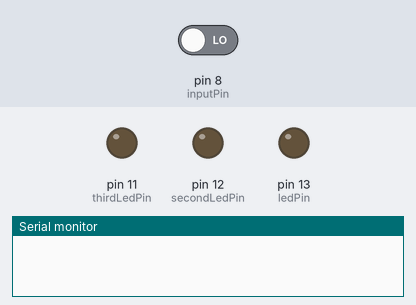
Simulated run of this sketch. Board: Arduino Uno, built with avr-gcc and run on an emulated ATmega328P. Shown: output pins drawn as LEDs (lit = HIGH), the last lines printed to the serial monitor. The test bench sets the inputs (shaded band); at power-on: pin 8 (inputPin) LOW.

Above: at 1.2 s.
1.3 s: pin 8 (inputPin) driven HIGH
At 1.8 s:
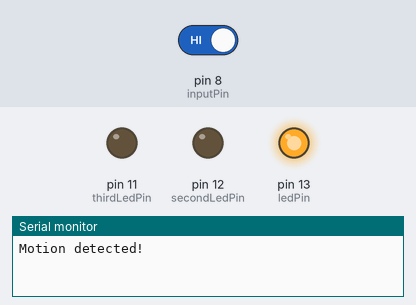
At 4.5 s:
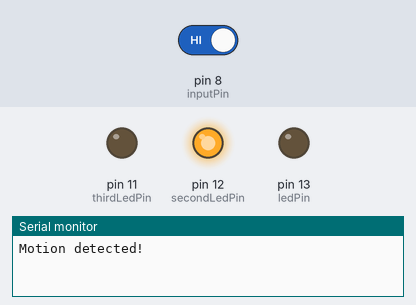
Timing chart, 0 to 12.8 s (numbered marks = the images above; inputs shaded):
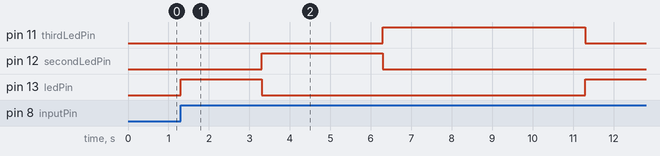

Measured:
- after the input at 1.3 s, pin 11 (thirdLedPin): LOW → HIGH after 5.0 s, → LOW 5.0 s later; pin 12 (secondLedPin): LOW → HIGH after 2.0 s, → LOW 3.0 s later; pin 13 (ledPin): LOW → HIGH at once, → LOW 2.0 s later, → HIGH 8.0 s later

The sketch:

secondmotion.ino
```cpp
#include<unistd.h>

int ledPin=13;
int inputPin=8;
int secondLedPin = 12;
int thirdLedPin = 11;

int pirState = LOW;

int val=0;
void setup() {
  // put your setup code here, to run once:
  pinMode(ledPin, OUTPUT);
  pinMode(secondLedPin,OUTPUT);
  pinMode(thirdLedPin,OUTPUT);

  pinMode(inputPin, INPUT);
  Serial.begin(9600);

}

void loop() {
  // put your main code here, to run repeatedly:
  val = digitalRead(inputPin);
  if (val== HIGH)
  {
    digitalWrite(ledPin,HIGH);
    if(pirState==LOW)
    {
      Serial.println("Motion detected!");
      pirState= HIGH;
      delay(2000);
      digitalWrite(ledPin,LOW);
      digitalWrite(secondLedPin,HIGH);
      delay(3000);
      digitalWrite(secondLedPin,LOW);
      digitalWrite(thirdLedPin,HIGH);
      delay(5000);
      digitalWrite(thirdLedPin,LOW);

    }
  }
  else{
    digitalWrite(ledPin,LOW);
    if (pirState == HIGH)
    {
      Serial.println("Motion ended!");
      pirState= LOW;
    }
  }

}
```
